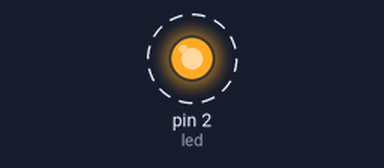
Bench run of a sketch on a simulated Arduino Uno, built with avr-gcc and run on an emulated ATmega328P. Parts: output pins drawn as LEDs (lit = HIGH). Dashed ring = blinking.

Above: at 0.5 s.
Timing chart, 0 to 4.6 s (numbered marks = the images above):
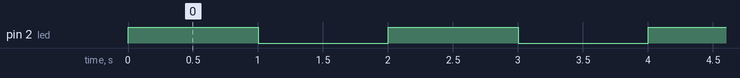

Measured:
- by itself, pin 2 (led): alternates HIGH for 1.0 s and LOW for 1.0 s

The sketch:

git_for_arduino.ino
```cpp
int led = 2;
void setup(){
  pinMode(led, OUTPUT);
}
void loop(){
  digitalWrite(led, HIGH);
  delay(1000);
  digitalWrite(led, LOW);
  delay(1000);
}
```

hello.c
```cpp
#include <stdio.h>   // Standard input/output library

int main() {
    printf("Hello, World!");   // Print message
    return 0;                  // End of program
}
```
